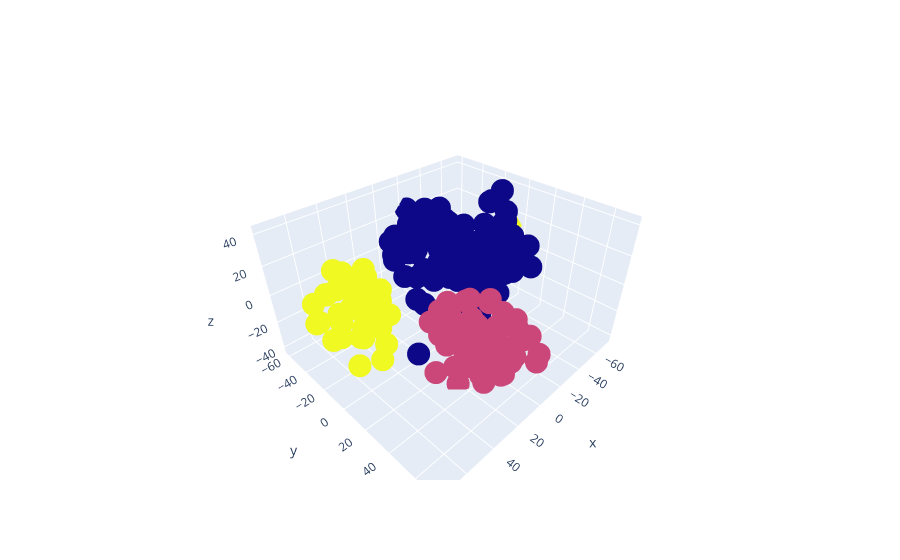

Here is the notebook cell this chart was saved with:
### Code cell
t = TSNE(n_components=3, perplexity=25)
TSNE_features = t.fit_transform(data_KMeans)
fig = go.Figure(data=[go.Scatter3d(x = TSNE_features[:, 0], y=TSNE_features[:, 1], z=TSNE_features[:, 2],
                                   mode='markers', marker_color=data_KMeans['Cluster'])])
fig.show()

### Figure 1 — Plotly figure (JSON) as saved in the notebook; plotly's stock layout.template omitted (floating-point values rounded to 4 significant figures; data arrays with more than 128 entries replaced by an {"elided": "..."} marker saying what was removed)
{"data": [{"marker": {"color": {"elided": "167 int values"}}, "mode": "markers", "type": "scatter3d", "x": {"elided": "167 float values"}, "y": {"elided": "167 float values"}, "z": {"elided": "167 float values"}}], "layout": {}}
